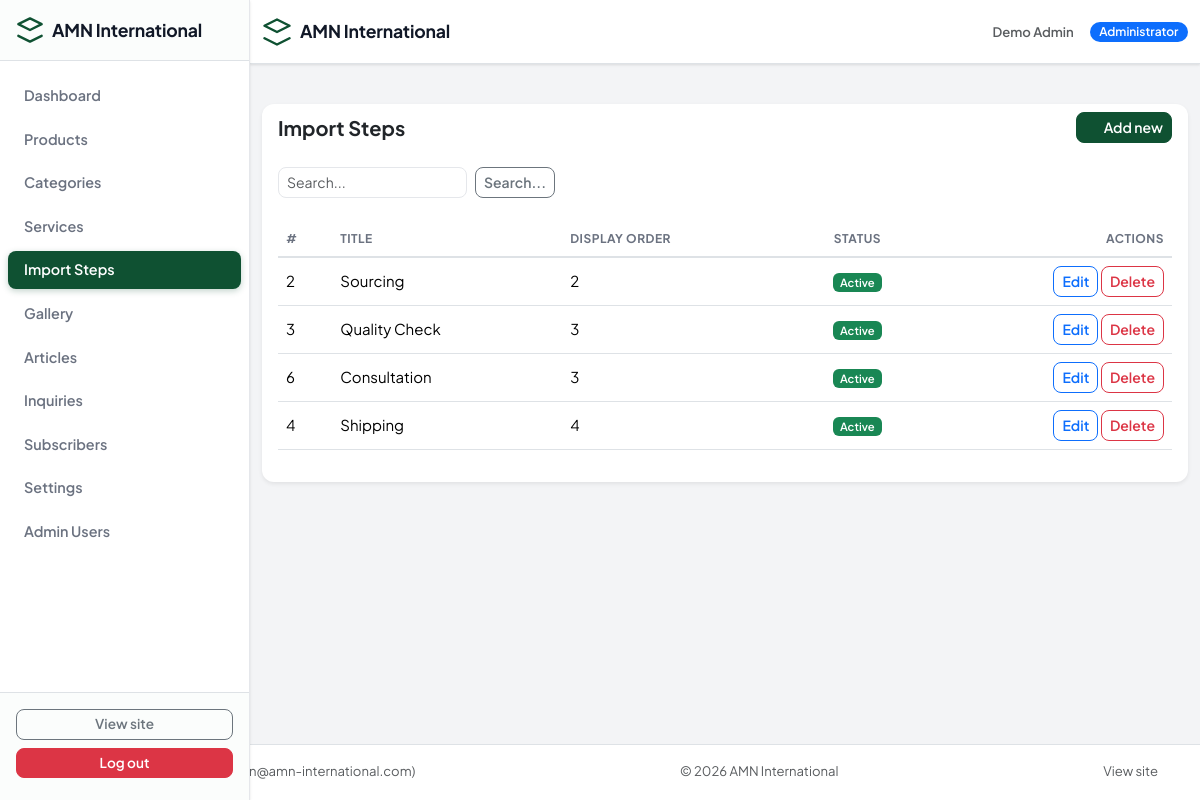
Page /admin/steps (signed in) on the committed database.
### tables this page shows
CREATE TABLE `users` (
  `id` int(10) UNSIGNED NOT NULL,
  `name` varchar(120) NOT NULL,
  `email` varchar(190) NOT NULL,
  `password` varchar(255) NOT NULL,
  `role` enum('admin','editor') NOT NULL DEFAULT 'admin',
  `is_active` tinyint(1) NOT NULL DEFAULT 1,
  `is_banned` tinyint(1) NOT NULL DEFAULT 0,
  `last_login` datetime DEFAULT NULL,
  `created_at` datetime NOT NULL,
  `updated_at` datetime NOT NULL
);

CREATE TABLE `process_steps` (
  `id` int(10) UNSIGNED NOT NULL,
  `title` varchar(150) NOT NULL,
  `group_name` varchar(80) DEFAULT NULL,
  `description` text NOT NULL,
  `icon` varchar(50) DEFAULT NULL,
  `image` varchar(255) DEFAULT NULL,
  `is_active` tinyint(1) NOT NULL DEFAULT 1,
  `sort_order` int(11) NOT NULL DEFAULT 0,
  `created_at` datetime NOT NULL,
  `updated_at` datetime NOT NULL
);

### app/Views/admin/steps/index.php (the view, shortened to what the rows shown need)
<div class="card border-0 shadow-sm">
    <div class="card-header d-flex justify-content-between align-items-center bg-transparent border-0">
        <h5 class="fw-bold mb-0"><?= __('admin.steps') ?></h5>
        <a class="btn btn-primary btn-sm" href="<?= e(url('admin/steps/create')) ?>"><?= icon('truck', 16) ?> <?= __('admin.new') ?></a>
    </div>
    <div class="card-body">
        <form class="row g-2 mb-4" method="get" action="<?= e(url('admin/steps')) ?>">
            <div class="col-auto"><input class="form-control form-control-sm" type="search" name="q" placeholder="Search..." value="<?= e($q) ?>"></div>
            <div class="col-auto"><button class="btn btn-sm btn-outline-secondary"><?= __('admin.search') ?></button></div>
        </form>
        <div class="table-responsive">
            <table class="table table-hover align-middle">
                <thead><tr><th>#</th><th><?= __('admin.title') ?></th><th><?= __('admin.display_order') ?></th><th class="text-center"><?= __('admin.status') ?></th><th class="text-end"><?= __('admin.actions') ?></th></tr></thead>
                <tbody>
                <?php foreach ($result['rows'] as $s): ?>
                    <tr>
                        <td><?= (int)$s['id'] ?></td>
                        <td><?= e($s['title']) ?></td>
                        <td><?= (int)$s['sort_order'] ?></td>
                        <td class="text-center"><span class="badge text-bg-<?= $s['is_active'] ? 'success' : 'secondary' ?> small"><?= $s['is_active'] ? __('admin.active') : __('admin.inactive') ?></span></td>
                        <td class="text-end">
                            <a class="btn btn-sm btn-outline-primary" href="<?= e(url('admin/steps/' . $s['id'] . '/edit')) ?>"><?= __('admin.edit') ?></a>
                            <form class="d-inline" action="<?= e(url('admin/steps/' . $s['id'] . '/delete')) ?>" method="post" onsubmit="return confirm('<?= e(__('admin.confirm_delete')) ?>')" style="margin:0">
                                <button class="btn btn-sm btn-outline-danger" type="submit"><?= __('admin.delete') ?></button>
                            </form>
                        </td>
                    </tr>
                <?php endforeach; ?>
                </tbody>
            </table>
        </div>
    </div>
</div>

### app/Core/Router.php (shortened to what the rows shown need)
<?php
class Router
{
    private array $routes = [];
    public function add(string $method, string $pattern, array $handler): void
    {
        $regex = '#^' . preg_replace('#\{([a-zA-Z_]+)\}#', '(?P<$1>[^/]+)', trim($pattern, '/')) . '$#u';
        $this->routes[] = [
            'method'  => strtoupper($method),
            'pattern' => trim($pattern, '/'),
            'regex'   => $regex,
            'handler' => $handler,
        ];
    }
    public function dispatch(string $method, string $path): void
    {
        $path = trim(rawurldecode($path), '/');
        foreach ($this->routes as $route) {
            if (!preg_match($route['regex'], $path, $matches)) {
                continue;
            }
            $params = array_filter($matches, 'is_string', ARRAY_FILTER_USE_KEY);
            [$class, $action] = $route['handler'];
            $controller = new $class();
            $controller->$action(...array_values($params));
            return;
        }
    }
}

### app/Views/layouts/admin.php (shortened to what the rows shown need)
<?php
$user = App\Core\Auth::user();
$navItems = [
    ['label' => __('admin.dashboard'),   'path' => '/admin',                            'icon' => 'grid'],
    ['label' => __('admin.products'),    'path' => '/admin/products',                   'icon' => 'box'],
    ['label' => __('admin.categories'),  'path' => '/admin/categories',                 'icon' => 'tag'],
    ['label' => __('admin.services'),    'path' => '/admin/services',                   'icon' => 'settings'],
    ['label' => __('admin.steps'),       'path' => '/admin/steps',                      'icon' => 'list'],
    ['label' => __('admin.gallery'),     'path' => '/admin/gallery',                    'icon' => 'image'],
    ['label' => __('admin.articles'),    'path' => '/admin/articles',                   'icon' => 'doc'],
    ['label' => __('admin.inquiries'),   'path' => '/admin/inquiries',                  'icon' => 'quote'],
    ['label' => __('admin.subscribers'), 'path' => '/admin/subscribers',                'icon' => 'mail'],
    ['label' => __('admin.settings'),    'path' => '/admin/settings',                   'icon' => 'gear'],
    ['label' => __('admin.users'),       'path' => '/admin/users',                      'icon' => 'headset'],
];
$currentPath = parse_url($_SERVER['REQUEST_URI'] ?? '/', PHP_URL_PATH) ?? '/';
?>
<!DOCTYPE html>
<html lang="en" class="admin-html">
<head>
    <link rel="stylesheet" href="https://cdn.jsdelivr.net/npm/bootstrap@5.3.2/dist/css/bootstrap.min.css">
    <link rel="stylesheet" href="<?= e(asset('css/admin.css')) ?>">
</head>
<body class="d-flex flex-column min-vh-100 admin-body">
<aside class="admin-sidebar" id="adminSidebar">
    <div class="admin-sidebar-brand d-flex align-items-center gap-2 px-3 py-3 border-bottom">
        <svg width="28" height="28" viewBox="0 0 24 24" fill="none" stroke="currentColor" stroke-width="2" stroke-linecap="round" stroke-linejoin="round"><path d="M12 2L2 7l10 5 10-5-10-5z"/><path d="M2 17l10 5 10-5"/></svg>
        <span class="fw-bold d-none d-sm-inline admin-sidebar-brand-text"><?= e(setting('company_name')) ?></span>
    </div>
    <nav class="admin-sidebar-nav flex-grow-1 py-3">
        <ul class="list-unstyled ps-0 mb-0">
            <?php foreach ($navItems as $item): ?>
                <?php
                $isActive = $item['path'] === '/admin'
                    ? ($currentPath === rtrim(BASE_URL, '/') . '/admin' || ($currentPath === rtrim(BASE_URL, '/')))
                    : strpos($currentPath, BASE_URL . rtrim($item['path'], '/')) === 0;
                ?>
                <li class="mb-1">
                    <a class="admin-nav-link d-flex align-items-center gap-2 px-3 py-2 rounded-3 text-decoration-none <?php echo $isActive ? 'active' : '' ?>"
                       href="<?= e(url($item['path'])) ?>"
                       aria-current="<?php echo $isActive ? 'page' : 'false' ?>">
                        <span class="admin-nav-label d-none d-sm-inline"><?= e($item['label']) ?></span>
                    </a>
                </li>
            <?php endforeach; ?>
        </ul>
    </nav>
    <div class="admin-sidebar-footer border-top p-3">
        <a class="btn btn-outline-secondary btn-sm w-100 mb-2" href="<?= e(url('/')) ?>" target="_blank" rel="noopener"><?= __('admin.view_site') ?></a>
        <a class="btn btn-danger btn-sm w-100" href="<?= e(url('admin/logout')) ?>" onclick="return confirm('<?= e(__('admin.confirm_delete')) ?>')"><?= __('admin.logout') ?></a>
    </div>
</aside>
<header class="admin-header border-bottom">
    <div class="container d-flex align-items-center justify-content-between py-2">
        <a class="navbar-brand d-none d-sm-flex align-items-center gap-2 text-decoration-none" href="<?= e(url('admin')) ?>">
            <svg width="30" height="30" viewBox="0 0 24 24" fill="none" stroke="currentColor" stroke-width="2" stroke-linecap="round" stroke-linejoin="round"><path d="M12 2L2 7l10 5 10-5-10-5z"/><path d="M2 17l10 5 10-5"/></svg>
            <span class="fw-bold admin-sidebar-brand-text"><?= e(setting('company_name')) ?></span>
        </a>
        <div class="d-flex align-items-center gap-3">
            <span class="d-none d-sm-inline text-muted small admin-header-user"><?= e($user['name'] ?? '') ?></span>
            <span class="badge bg-primary text-white d-none d-sm-inline admin-header-role"><?= __('admin.role_admin') ?></span>
        </div>
    </div>
</header>
<main class="admin-main flex-grow-1">
    <div class="container mt-4 flex-grow-1">
        <?= $content ?? '' ?>
    </div>
</main>
<footer class="mt-auto py-3 border-top admin-footer">
    <div class="container text-muted small d-flex flex-column flex-sm-row align-items-center justify-content-between gap-2">
        <span><?= __('admin.role_admin') ?>: <?= e($user['name'] ?? '') ?> (<?= e($user['email'] ?? '') ?>)</span>
        <span>&copy; <?= date('Y') ?> <?= e(setting('company_name')) ?></span>
        <a class="text-decoration-none text-muted" href="<?= e(url('/')) ?>"><?= __('admin.view_site') ?></a>
    </div>
</footer>
</body>
</html>

### rows in the picture
users: name "Demo Admin", email "admin@amn-international.com"
process_steps: id "2", title "Sourcing", sort_order "2"
process_steps: id "3", title "Quality Check", sort_order "3"
process_steps: id "6", title "Consultation", sort_order "3"
process_steps: id "4", title "Shipping", sort_order "4"

### other values in the picture
$item['label'] "Dashboard"
$item['label'] "Products"
$item['label'] "Categories"
$item['label'] "Services"
$item['label'] "Import Steps"
$item['label'] "Gallery"
$item['label'] "Articles"
$item['label'] "Inquiries"
$item['label'] "Subscribers"
$item['label'] "Settings"
$item['label'] "Admin Users"
